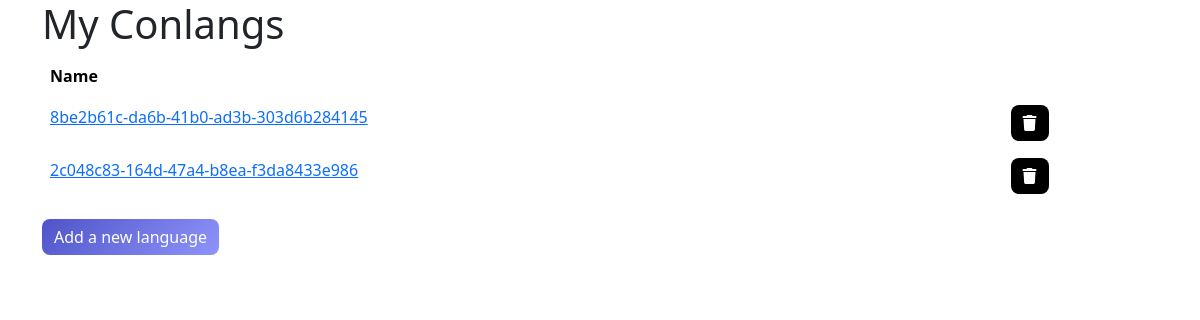
Before: / with the older database file.
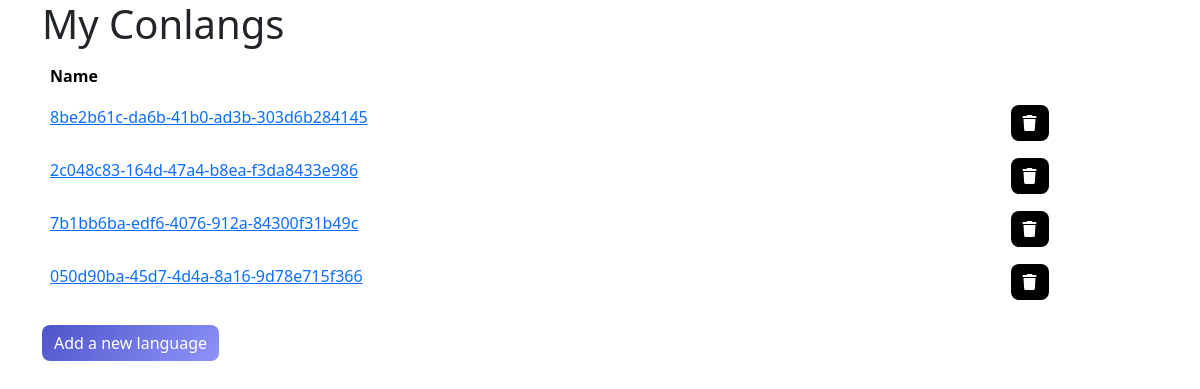
After: the same page with the newer database file.
### app.py (models this page shows)
class Conlang(db.Model):
    id = db.Column(db.Integer, primary_key=True)
    language_id = db.Column(db.String)

### app.py (the view)
@app.route('/')
def index():
    languages = Conlang.query.all()
    return render_template('index.html', languages=languages)

### templates/index.html (shortened to what this page needs)
<!DOCTYPE html>
<html>
    <head>
        <link rel="stylesheet" href="https://cdnjs.cloudflare.com/ajax/libs/font-awesome/6.5.2/css/all.min.css">
        <link href="https://cdn.jsdelivr.net/npm/bootstrap@5.3.3/dist/css/bootstrap.min.css" rel="stylesheet">
        <link rel="stylesheet" href="{{ url_for('static', filename='css/index.css') }}">
    </head>
    <body>
        <div class="container">
            {% block content %}
            <h1>My Conlangs</h1>
            <table class="table">
                <thead>
                    <tr>
                        <th>Name</th>
                        <th></th>
                    </tr>
                </thead>
                <tbody>
                    {% for language in languages %}
                    <tr>
                        <td><a href="{{ url_for('languages', language_id=language.language_id) }}">{{ language.language_id }}</a></td>
                        <td>
                            <form action="{{ url_for('delete_language', language_id=language.language_id) }}" method="post">
                                <button class="btn btn-danger" type="submit"><i class="fa-solid fa-trash"></i></button>
                            </form>
                    </tr>
                    {% endfor %}
                </tbody>
            </table>
            <form action="{{ url_for('create_language') }}" method="get">
                <button class="btn btn-primary" type="submit">Add a new language</button>
            </form>
            {% endblock %}
        </div>
    </body>
</html>

### static/css/index.css (style rules this page uses)
.btn-primary { background: linear-gradient(135deg, #4e54c8 0%, #8f94fb 100%); border: 0px; border-radius: 0.5rem; }
.btn-danger { background-color: black; border: 0px; border-radius: 0.5rem; }
.table tr { border-bottom: 0px solid white; }

Changed rows visible on the page:
added Conlang: language_id "7b1bb6ba-edf6-4076-912a-84300f31b49c"
added Conlang: language_id "050d90ba-45d7-4d4a-8a16-9d78e715f366"
